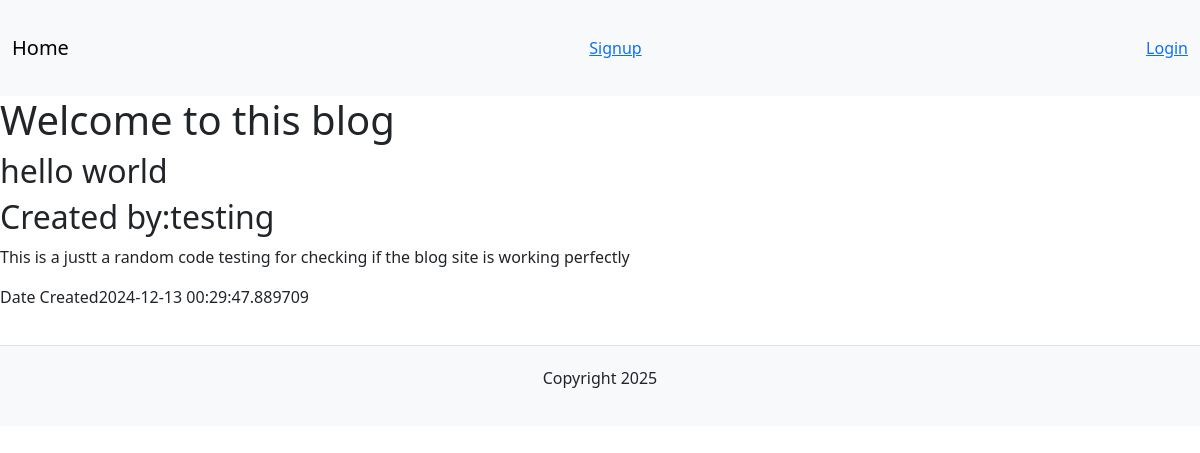
Before: / with the older database file.
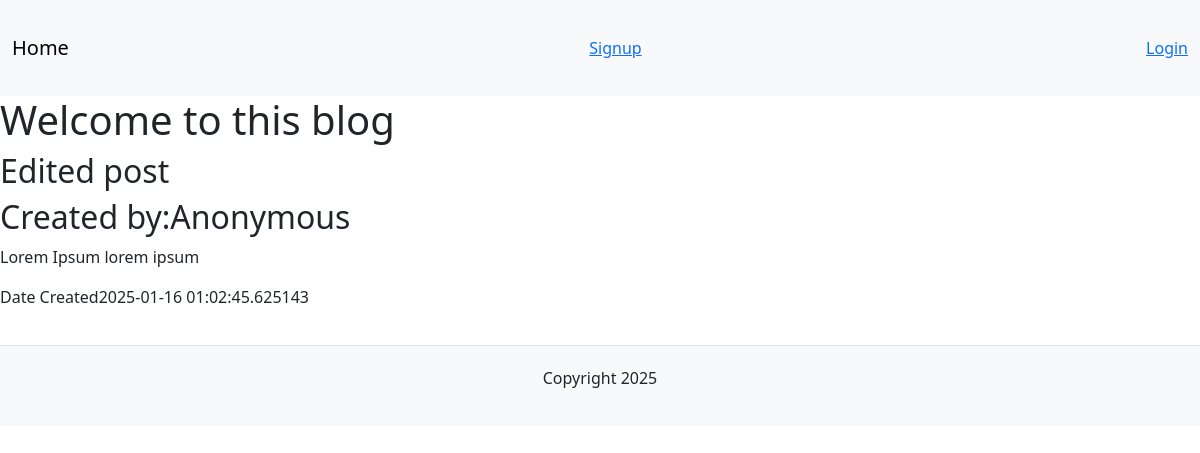
After: the same page with the newer database file.
### main.py (models this page shows, shortened)
class Posts(db.Model):
    __tablename__ = "post"
    id = db.Column(db.Integer(), primary_key = True, unique = True)
    title = db.Column(db.String(), nullable= False, unique = True)
    content = db.Column(db.Text(),nullable = False)
    created_on = db.Column(db.DateTime, default = datetime.datetime.now())
    user_id = db.Column(db.Integer(), db.ForeignKey("users.id"))
    author = db.Column(db.String(), nullable = False)
    created_by = db.relationship("Users", backref = "articles_by", lazy = True)

### main.py (the view)
@app.route('/')
def home():
    blogs = Posts.query.all()
    return render_template('index.html', blogs = blogs, current_year=year)

### templates/index.html
{% extends "base.html" %}
{% block body %}
    <header>
        <h1>Welcome to this blog</h3>
    </header>
    {% for  blog in blogs %}
        <h2>{{ blog.title }}</h2>
        <h2>Created by:{{ blog.author }}</h3>
        <p>{{ blog.content }}</p>
        <p>Date Created{{ blog.created_on }}</p>
    {% endfor %}
{% endblock %}

### templates/base.html (shortened to what this page needs)
<!DOCTYPE html>
<html lang="en">
<head>
    <link href="{{url_for('static',filename='css/styles.css')}}" rel="stylesheet">
    <link href="https://cdn.jsdelivr.net/npm/bootstrap@5.3.3/dist/css/bootstrap.min.css" rel="stylesheet">
</head>
<body>
    <header>
        <nav class="navbar navbar-expand-lg bg-body-tertiary">
            <div class="container-fluid">
                            <a class="navbar-brand" href="{{url_for('home')}}">Home</a>
                            {% if current_user.is_authenticated %}
                            <div class="navbar-nav">
                                <a href="{{url_for('post')}}"> Post</a>
                                <a href="{{url_for('profile')}}">Dashboard</a>
                                <a href="{{url_for('logout')}}">Logout</a>
                            {% else %}
                                <a href="{{url_for ('signup')}}">Signup</a>
                                <a href="{{url_for ('login')}}">Login</a>
                            </div>
                            {% endif %}
        </nav>
    </header>
    {% block body %}
    {% endblock %}
</body>
<footer>
    <p> Copyright {{current_year}}</p>
</footer>
</html>

### static/css/styles.css (style rules this page uses)
body { background-color: #fff; color: #212529; display: flex; font-family: 'Arial', sans-serif; font-size: 1rem; font-weight: 400; flex-direction: column; line-height: 1.5; margin:0; min-height: 100vh; padding: 0; text-align: left; }
.container-fluid { padding: 20px; }
.navbar { background-color: #343a40; padding: 10px 0; }
.navbar-brand { color: white; font-size: 1.5em; }
.container-fluid { flex: 1; padding: 20px; }
footer { margin-top: 20px; padding: 20px 0; background-color: #f8f9fa; border-top: 1px solid #dee2e6; text-align: center; }

Changed rows visible on the page:
removed Posts: title "hello world", author "testing", content "This is a justt a random code testing for checking if the blog site is working perfectly", created_on "2024-12-13 00:29:47.889709"
added Posts: title "Edited post", author "Anonymous", content "Lorem Ipsum lorem ipsum", created_on "2025-01-16 01:02:45.625143"
